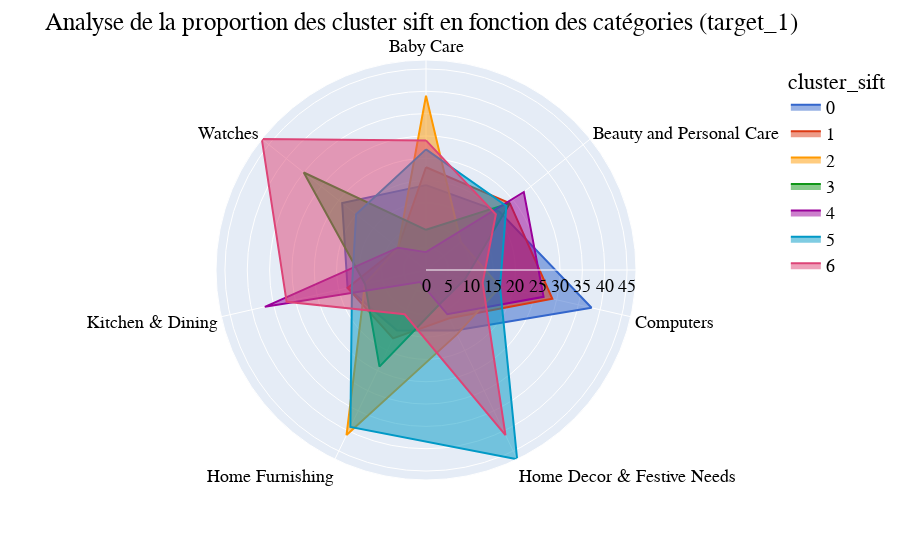

Notebook code cell kept with this figure:
### Code cell
import plotly.express as px
from plotly.subplots import make_subplots
#methode plus simple mais pas possible de le mettre sur 2 axes

figure=plt.figure(constrained_layout=True, figsize=[20,15])
fig = px.line_polar(df_analyseCluster, r='nombre', theta='target_1',  color="cluster_sift", line_close=True, color_discrete_sequence=px.colors.qualitative.G10)
fig.update_traces(fill='toself')
fig.update_layout(
    polar=dict(
        radialaxis=dict(
                        visible=True
                    )
            ),
    title=" Analyse de la proportion des cluster sift en fonction des catégories (target_1)",
    
    font=dict(
        color='black',
        size=18, #can change the size of font here
        family='Times New Roman'
             ),
    
autosize=True
)
#fig.write_image(("fig/radar_chart_cluster_sift_px.png")
fig.show()
fig.write_image("fig/radar_chart_cluster_sift_px.png" )

### Figure 1 — Plotly figure (JSON) as saved in the notebook; plotly's stock layout.template omitted (floating-point values rounded to 4 significant figures)
{"data": [{"fill": "toself", "hovertemplate": "cluster_sift=0<br>nombre=%{r}<br>target_1=%{theta}<extra></extra>", "legendgroup": "0", "line": {"color": "#3366CC", "dash": "solid"}, "marker": {"symbol": "circle"}, "mode": "lines", "name": "0", "r": [19, 21, 38, 15, 15, 18, 24, 19], "showlegend": true, "subplot": "polar", "theta": ["Baby Care", "Beauty and Personal Care", "Computers", "Home Decor & Festive Needs", "Home Furnishing", "Kitchen & Dining", "Watches", "Baby Care"], "type": "scatterpolar"}, {"fill": "toself", "hovertemplate": "cluster_sift=1<br>nombre=%{r}<br>target_1=%{theta}<extra></extra>", "legendgroup": "1", "line": {"color": "#DC3912", "dash": "solid"}, "marker": {"symbol": "circle"}, "mode": "lines", "name": "1", "r": [23, 24, 29, 12, 17, 18, 8, 23], "showlegend": true, "subplot": "polar", "theta": ["Baby Care", "Beauty and Personal Care", "Computers", "Home Decor & Festive Needs", "Home Furnishing", "Kitchen & Dining", "Watches", "Baby Care"], "type": "scatterpolar"}, {"fill": "toself", "hovertemplate": "cluster_sift=2<br>nombre=%{r}<br>target_1=%{theta}<extra></extra>", "legendgroup": "2", "line": {"color": "#FF9900", "dash": "solid"}, "marker": {"symbol": "circle"}, "mode": "lines", "name": "2", "r": [39, 10, 17, 16, 41, 14, 8, 39], "showlegend": true, "subplot": "polar", "theta": ["Baby Care", "Beauty and Personal Care", "Computers", "Home Decor & Festive Needs", "Home Furnishing", "Kitchen & Dining", "Watches", "Baby Care"], "type": "scatterpolar"}, {"fill": "toself", "hovertemplate": "cluster_sift=3<br>nombre=%{r}<br>target_1=%{theta}<extra></extra>", "legendgroup": "3", "line": {"color": "#109618", "dash": "solid"}, "marker": {"symbol": "circle"}, "mode": "lines", "name": "3", "r": [9, 24, 9, 8, 24, 14, 35, 9], "showlegend": true, "subplot": "polar", "theta": ["Baby Care", "Beauty and Personal Care", "Computers", "Home Decor & Festive Needs", "Home Furnishing", "Kitchen & Dining", "Watches", "Baby Care"], "type": "scatterpolar"}, {"fill": "toself", "hovertemplate": "cluster_sift=4<br>nombre=%{r}<br>target_1=%{theta}<extra></extra>", "legendgroup": "4", "line": {"color": "#990099", "dash": "solid"}, "marker": {"symbol": "circle"}, "mode": "lines", "name": "4", "r": [4, 28, 27, 11, 3, 37, 8, 4], "showlegend": true, "subplot": "polar", "theta": ["Baby Care", "Beauty and Personal Care", "Computers", "Home Decor & Festive Needs", "Home Furnishing", "Kitchen & Dining", "Watches", "Baby Care"], "type": "scatterpolar"}, {"fill": "toself", "hovertemplate": "cluster_sift=5<br>nombre=%{r}<br>target_1=%{theta}<extra></extra>", "legendgroup": "5", "line": {"color": "#0099C6", "dash": "solid"}, "marker": {"symbol": "circle"}, "mode": "lines", "name": "5", "r": [27, 23, 17, 47, 39, 17, 20, 27], "showlegend": true, "subplot": "polar", "theta": ["Baby Care", "Beauty and Personal Care", "Computers", "Home Decor & Festive Needs", "Home Furnishing", "Kitchen & Dining", "Watches", "Baby Care"], "type": "scatterpolar"}, {"fill": "toself", "hovertemplate": "cluster_sift=6<br>nombre=%{r}<br>target_1=%{theta}<extra></extra>", "legendgroup": "6", "line": {"color": "#DD4477", "dash": "solid"}, "marker": {"symbol": "circle"}, "mode": "lines", "name": "6", "r": [29, 20, 13, 41, 11, 32, 47, 29], "showlegend": true, "subplot": "polar", "theta": ["Baby Care", "Beauty and Personal Care", "Computers", "Home Decor & Festive Needs", "Home Furnishing", "Kitchen & Dining", "Watches", "Baby Care"], "type": "scatterpolar"}], "layout": {"autosize": true, "font": {"color": "black", "family": "Times New Roman", "size": 18}, "legend": {"title": {"text": "cluster_sift"}, "tracegroupgap": 0}, "margin": {"t": 60}, "polar": {"angularaxis": {"direction": "clockwise", "rotation": 90}, "domain": {"x": [0, 1], "y": [0, 1]}, "radialaxis": {"visible": true}}, "title": {"text": " Analyse de la proportion des cluster sift en fonction des catégories (target_1)"}}}
